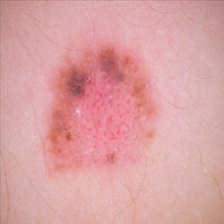
#> input picture sağlıkta_yz/train/benign/1040.jpg, 224 x 224 px, found by its file name; its folder holds 4 pictures in this run
$ python main.py
#> lines starting #> are read from the running program, lines starting #| are printed output that depends on the picture
"""
Proje: Deri kanser sınıflandırma projesi (iyi huylu ve kötü huylu)
Yöntem: Logistic Regression ve KNN + HOG Feature extraction + sklearn

Amaç:
    - Bu projede amacımız, cilt lezyonu görüntülerinden HOG (Histogram of Oriented Gradients) öznitelik çıkararak logistic regression ile sınıflandırma yapmak
    - hedef, lezyonun "benign" -> iyi huylu mu yoksa "malignant" -> kötü huylu mu olduğunu tahmin etmek (binary classification problemi çözme)

Veri seti:
    kaggle: https://www.kaggle.com/datasets/fanconic/skin-cancer-malignant-vs-benign
    klasör yapısı:
        - train
            - benign
            - malignant

Kullanılacak olan yöntem:
    - Görüntüleri gri tona çevirme
    - 128x128 boyutuna resize etme
    - HOG ile feature extraction (öznitelik çıkarma)
    - Logistic regression modeli ile sınıflandırma

Akış:
    1. görüntüleri yükle
    2. hog özniteliklerini çıkart
    3. train-test split
    4. normalize etme
    5. logistic regression eğit
    6. performansı ölç
    7. confusion matrix ile değerlendirme

gerekli kütüphaneleri kur:
pip install scikit-learn scikit-image numpy matplotlib opencv-python
"""

import os
import cv2 # open cv görüntü işleme kütüphanesi
import numpy as np
import matplotlib.pyplot as plt
import pandas as pd

from sklearn.model_selection import train_test_split
from sklearn.preprocessing import StandardScaler #ölçekleme
from sklearn.linear_model import LogisticRegression
from sklearn.neighbors import KNeighborsClassifier
from sklearn.metrics import accuracy_score, precision_score, recall_score, f1_score, confusion_matrix, ConfusionMatrixDisplay
from skimage.feature import hog # feature extraction

#veri yükleme fonksiyonu
def load_images_from_folder(folder_path,label):
#> called with folder_path = 'sağlıkta_yz/train/benign', label = 0
    X = [] #bağımsız değişkenler
    y = [] #target variable

    for img_name in os.listdir(folder_path):
        img_path = os.path.join(folder_path, img_name)

        img = cv2.imread(img_path) # resmin dosya yoluna göre resmi oku
#> img is the input picture: shape (224, 224, 3); mean B, G, R 162.9, 161.4, 219.2

        if img is None:
            continue

        # bgr2gray: renkli görüntüden siyah beyaza yani gri tonlamaya dönüşüm yap

        gray = cv2.cvtColor(img, cv2.COLOR_BGR2GRAY)
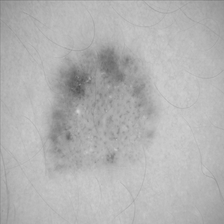
#> gray: shape (224, 224); min 80, max 210, mean 178.8

        # resimlerin boyutunu yeniden ayarla 224x224 -> 128x128
        gray = cv2.resize(gray, (128,128))
#> gray: shape (128, 128)

        # HOG: Histogram of oriented gradients feature extraction yöntemi
        features, hog_image = hog(
            gray, # img
            orientations=9, #kenar yönü
            pixels_per_cell=(8,8), # her hücrenin 8x8 olduğunu gösterir
            cells_per_block=(2,2), # normalizasyon
            block_norm = "L2-Hys", # normalizasyon yöntemi
            visualize = True # HOG görüntüsünü görselleştir
        )
#> features = 8100 values, max 0.323 at index 3861, min 0 at index 16, mean 0.151

        X.append(features)
        y.append(label)
#> pass 2 of the loop in load_images_from_folder, `for img_name in os.listdir(folder_path):`:
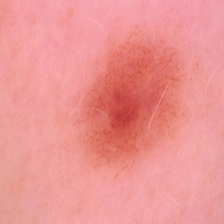
#> input picture sağlıkta_yz/train/benign/1053.jpg, 224 x 224 px, found by its file name
#> in load_images_from_folder, img is the input picture: shape (224, 224, 3); mean B, G, R 147.4, 149, 236.2
#> in load_images_from_folder, `gray = cv2.cvtColor(img, cv2.COLOR_BGR2GRAY)`:
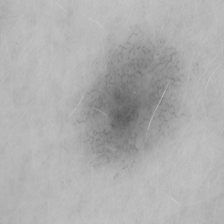
#> gray: shape (224, 224); min 89, max 204, mean 174.9
#> features = 8100 values, max 0.295 at index 2889, min 0 at index 215, mean 0.152
#> pass 3 of the loop in load_images_from_folder, `for img_name in os.listdir(folder_path):`:
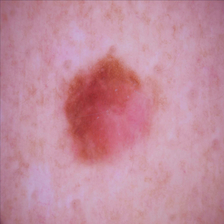
#> input picture sağlıkta_yz/train/benign/1073.jpg, 224 x 224 px, found by its file name
#> in load_images_from_folder, img is the input picture: shape (224, 224, 3); mean B, G, R 157.1, 140.3, 195.1
#> in load_images_from_folder, `gray = cv2.cvtColor(img, cv2.COLOR_BGR2GRAY)`:
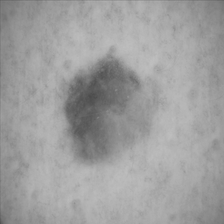
#> gray: shape (224, 224); min 75, max 191, mean 158.6
#> features = 8100 values, max 0.378 at index 3897, min 0 at index 88, mean 0.148
#> the loop made 4 passes; the first 3 are shown

    return np.array(X), np.array(y)

#klasör yolları
base_path = "sağlıkta_yz/train"
benign_folder = os.path.join(base_path, "benign")
malignant_folder = os.path.join(base_path, "malignant")
print("Veriler yükleniyor")

# verileri yükle
X_benign, y_benign = load_images_from_folder(benign_folder, 0) # iyi huylu -> 0
X_malignant, y_malignant = load_images_from_folder(malignant_folder, 1) # kötü huylu -> 1
#> (the run stopped early here; a loop or call above may not have finished)
